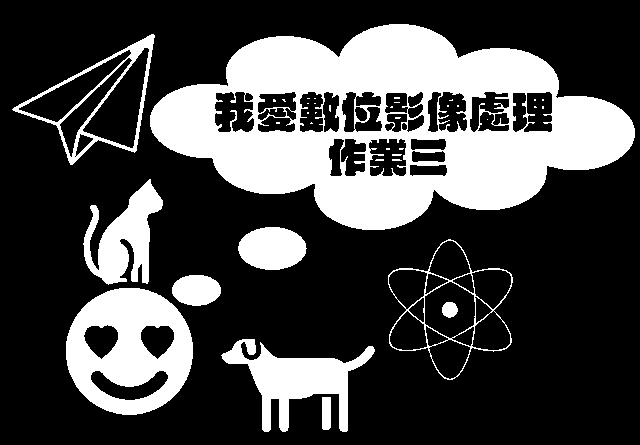
#> input picture HW3/hw3_sample_images/sample1.png, 640 x 445 px
$ python hw3.py
#> lines starting #> are read from the running program, lines starting #| are printed output that depends on the picture; after the words box and inside, x2 and y2 are one past the last pixel; in counts of white or black regions, pixels touching at a corner belong together
import cv2
import numpy as np
import matplotlib.pyplot as plt
from functions import *


# [5 lines left out: function problem_1_a, not called in this run]


def problem_1_b(image):
    result_image = image.copy()
    fill_mask = [[-1, 0],
                 [0, 1], [0, 0], [0, -1],
                 [1, 0]]
    position_list = [[0, 0]]
    cnt = 0
    result_image[0][0] = 255
    while(cnt <len(position_list)):
        ir, ic = position_list[cnt]
        # print(ir,ic)
        flag = True
        for each_mask in fill_mask:
            mr,mc = each_mask
            # print(mr,mc)
            if 0<=ir+mr<image.shape[0] and 0<=ic+mc<image.shape[1] and result_image[ir+mr][ic+mc] == 0:
                position_list.append([ir+mr,ic+mc])
                result_image[ir+mr][ic+mc] = 255
        cnt+=1
    # 此時得到的result image是把外面補起來 所以在把影像反轉過來
    for i in range(result_image.shape[0]):
        for j in range (result_image.shape[1]):
            if result_image[i][j]==0:
                result_image[i][j] = 255
            else:
                result_image[i][j] = 0

    cv2.imwrite('result2.png',image + result_image)


# [157 lines left out: functions problem_1_d, problem_2_a, problem_2_b, problem_2_c, not called in this run]


if __name__ == '__main__':

    sample1 = cv2.imread("./hw3_sample_images/sample1.png", cv2.IMREAD_GRAYSCALE)
#> sample1: shape (445, 640); 27.6% white; 38 white regions (28 under 20 px), largest, box (x1, y1, x2, y2) and area: (150, 24, 635, 230) 50991, (66, 288, 193, 415) 10077, (221, 339, 375, 432) 5479
    sample2 = cv2.imread("./hw3_sample_images/sample2.png", cv2.IMREAD_GRAYSCALE)
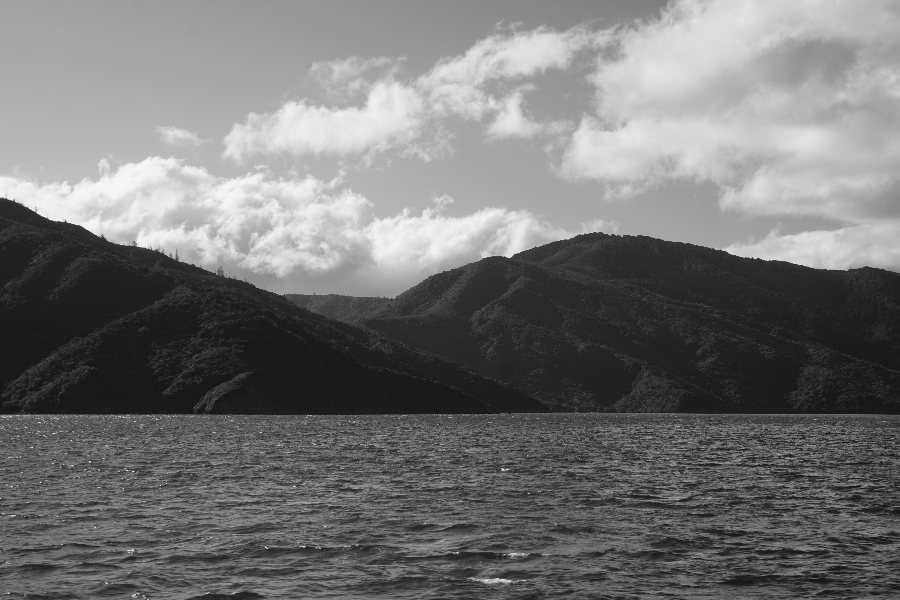
#> input picture HW3/hw3_sample_images/sample2.png, 900 x 600 px
#> sample2 is the input picture: shape (600, 900); min 19, max 250, mean 116.2
    sample3 = cv2.imread("./hw3_sample_images/sample3.png", cv2.IMREAD_GRAYSCALE)
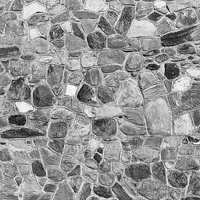
#> input picture HW3/hw3_sample_images/sample3.png, 200 x 200 px
#> sample3 is the input picture: shape (200, 200); min 3, max 254, mean 148
    # problem_1_a(sample1)
    problem_1_b(sample1)
#> after the loop in problem_1_b, `while(cnt <len(position_list)):`:
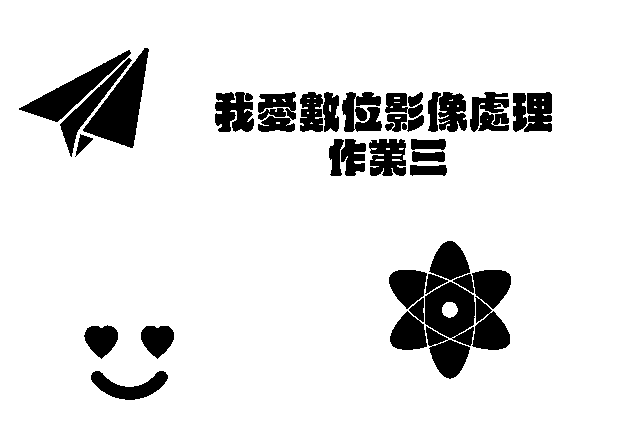
#> result_image: shape (445, 640); 89.1% white; 39 black regions, largest, box (x1, y1, x2, y2) and area: (83, 48, 149, 148) 2880, (472, 270, 511, 350) 2322, (425, 282, 475, 346) 2125
#> in problem_1_b, `cv2.imwrite('result2.png',image + result_image)`:
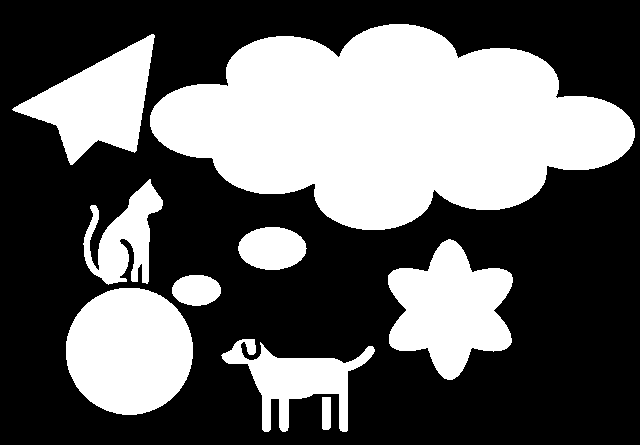
#> saved as result2.png: shape (445, 640); 38.5% white; 9 white regions, largest, box (x1, y1, x2, y2) and area: (150, 24, 635, 230) 63792, (66, 288, 193, 415) 12727, (388, 239, 513, 380) 10928

    # [5 lines of commented-out code are left out]
